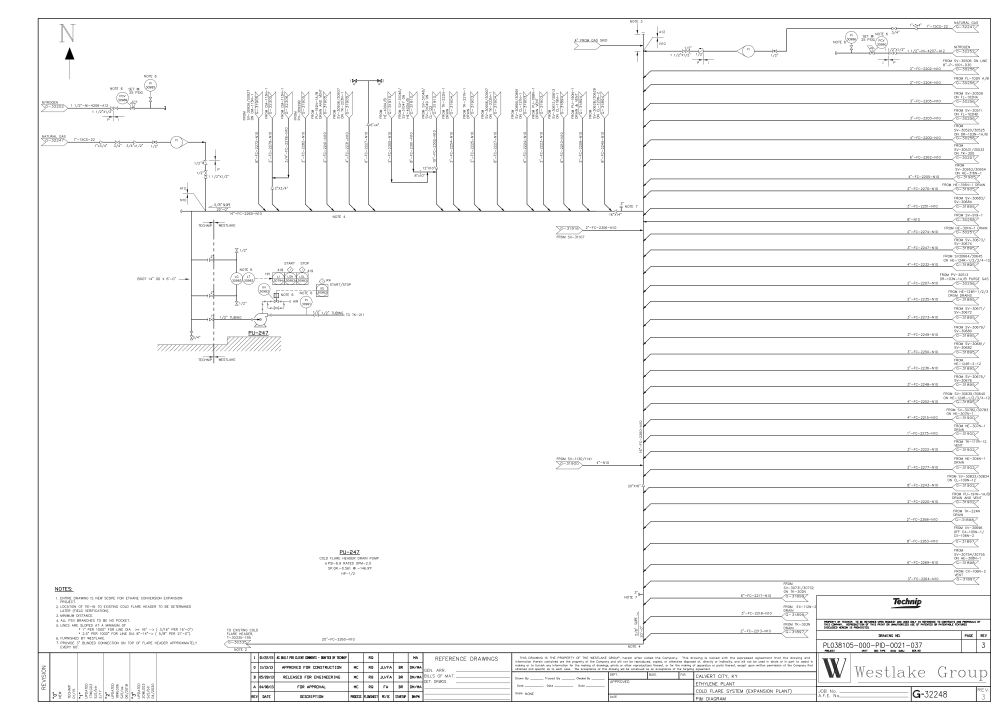
#> input picture detect_conn_10-7/page_154_connectors.png, 3024 x 2160 px (shown at 1/3 size)
$ python conn-15-7.py detect_conn_10-7/page_154_connectors.png
#> lines starting #> are read from the running program, lines starting #| are printed output that depends on the picture
"""
Off-page connector detector for P&ID drawings (Aker Kvaerner / PPG style).

Target shape: a wide "flag" — a rectangle with one short end drawn as a
triangular point (5-8 vertex polygon after cleanup) — with a near-circular
index-number badge nested at the *non-pointed* end, and a dash-coded tag
(e.g. "07A-10051") printed inside the flag body.

Pipeline:
  1. Binarize + morphologically close to bridge anti-aliased line breaks.
  2. cv2.findContours with a 2-level hierarchy (RETR_CCOMP).
  3. Flag candidates = parent contours with a wide aspect ratio and an
     area inside an auto-calibrated size band for this sheet.
  4. For each flag, its index circle = the child contour with the
     highest circularity (4*pi*Area/Perimeter^2) above a threshold.
  5. Tip point = the flag-contour point farthest from the circle center
     (the circle always sits at the flat/back end, the point is the
     opposite extremity) -> gives a compass direction.
  6. OCR the circle crop for the index number and the remaining flag
     body (circle masked out) for the dash-coded tag, with a regex
     fallback/cleanup pass since P&ID fonts + JPEG artifacts confuse
     tesseract on isolated digits.

Usage:
    python detect_offpage_connectors.py input.png [--out out_dir] [--debug]
"""

import argparse
import json
import os
import re
from collections import Counter

import cv2
import numpy as np
import pytesseract

TAG_RE = re.compile(r"\d{1,3}[A-Z]?\s*-\s*\d{4,6}")
DIGITS_RE = re.compile(r"\d+")


# [25 lines left out: functions circularity, compass_direction, binarize, not called in this run]


def median_char_height(gray):
    """OCR-based scale calibration: robust to sheet resolution, independent
    of any single symbol's size. Downscales for speed since only the
    typical text height is needed, not exact word boxes."""
    h_img, w_img = gray.shape
    scale = min(1.0, 2000 / w_img)
    small = cv2.resize(gray, None, fx=scale, fy=scale, interpolation=cv2.INTER_AREA) if scale < 1.0 else gray
    data = pytesseract.image_to_data(small, output_type=pytesseract.Output.DICT)
    heights = [h for h, txt in zip(data["height"], data["text"]) if txt.strip() and 4 < h < 60]
    if not heights:
        return max(10, h_img / 220)  # fallback heuristic
    return float(np.median(heights)) / scale


# [187 lines left out: functions find_circle_badges, find_flag_around_badge, find_flags, tip_and_direction, ocr_tag, ocr_index_number, not called in this run]


def detect(image_path, debug_dir=None):
#> called with image_path = 'detect_conn_10-7/page_154_connectors.png', debug_dir = '15-7_output'
    img = cv2.imread(image_path)
#> img is the input picture: shape (2160, 3024, 3); min 0, max 255, mean 247.7
    if img is None:
        raise FileNotFoundError(image_path)
    gray = cv2.cvtColor(img, cv2.COLOR_BGR2GRAY)

    # auto-calibrate the expected index-badge diameter off the sheet's own
    # OCR text height (resolution-independent; badges run ~2.5-3.5x the
    # median character height on every sheet we've seen)
    char_h = median_char_height(gray)
#> in median_char_height, `small = cv2.resize(gray, None, fx=scale, fy=scale, interpolation=cv2.I..`:
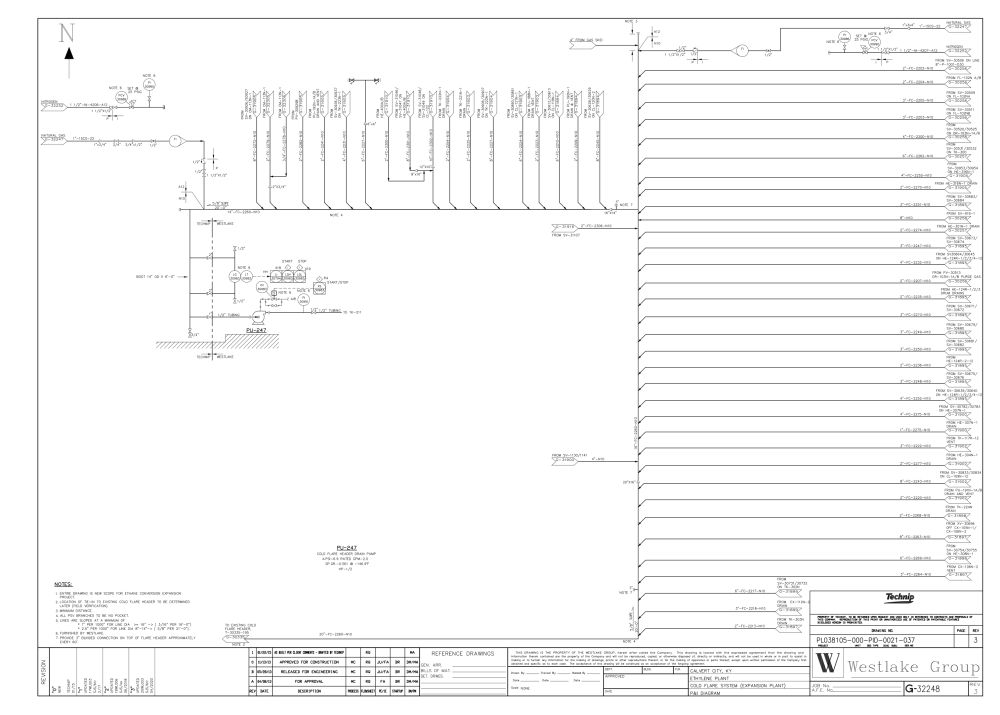
#> small: shape (1429, 2000) (shown at 1/2 size); min 0, max 255, mean 247.7
    diam_lo, diam_hi = char_h * 2.0, char_h * 4.5

    flags = find_flags(gray, diam_lo=diam_lo, diam_hi=diam_hi)

    results = []
    for k, flag in enumerate(flags):
        tip, direction = tip_and_direction(flag)
        tag = ocr_tag(gray, flag)
        idx_num = ocr_index_number(gray, flag)
        x, y, w, h = flag["bbox"]
        results.append(
            {
                "id": k,
                "bbox": [int(x), int(y), int(w), int(h)],
                "circle_bbox": [int(v) for v in flag["circle_bbox"]],
                "tip_point": [int(tip[0]), int(tip[1])],
                "tip_direction": direction,
                "index_number": idx_num,
                "tag_code": tag,
                "needs_review": tag is None or idx_num is None,
            }
        )

    if debug_dir:
        os.makedirs(debug_dir, exist_ok=True)
        vis = img.copy()
        for r in results:
            x, y, w, h = r["bbox"]
            cv2.rectangle(vis, (x, y), (x + w, y + h), (0, 200, 0), 3)
            cx, cy, cw, ch = r["circle_bbox"]
            cv2.rectangle(vis, (cx, cy), (cx + cw, cy + ch), (255, 0, 0), 2)
            tx, ty = r["tip_point"]
            cv2.circle(vis, (tx, ty), 8, (0, 0, 255), -1)
            label = f'{r["index_number"]}: {r["tag_code"]} ({r["tip_direction"]})'
            cv2.putText(vis, label, (x, max(0, y - 10)),
                        cv2.FONT_HERSHEY_SIMPLEX, 0.8, (0, 0, 255), 2)
        out_img = os.path.join(debug_dir, "annotated_" + os.path.basename(image_path))
        cv2.imwrite(out_img, vis)
        with open(os.path.join(debug_dir, "detections.json"), "w") as f:
            json.dump(results, f, indent=2)

    return results


if __name__ == "__main__":
    ap = argparse.ArgumentParser()
    ap.add_argument("image")
    ap.add_argument("--out", default="15-7_output", help="output directory for annotated image + JSON ")
    args = ap.parse_args()
#> (the run stopped early here; a loop or call above may not have finished)
